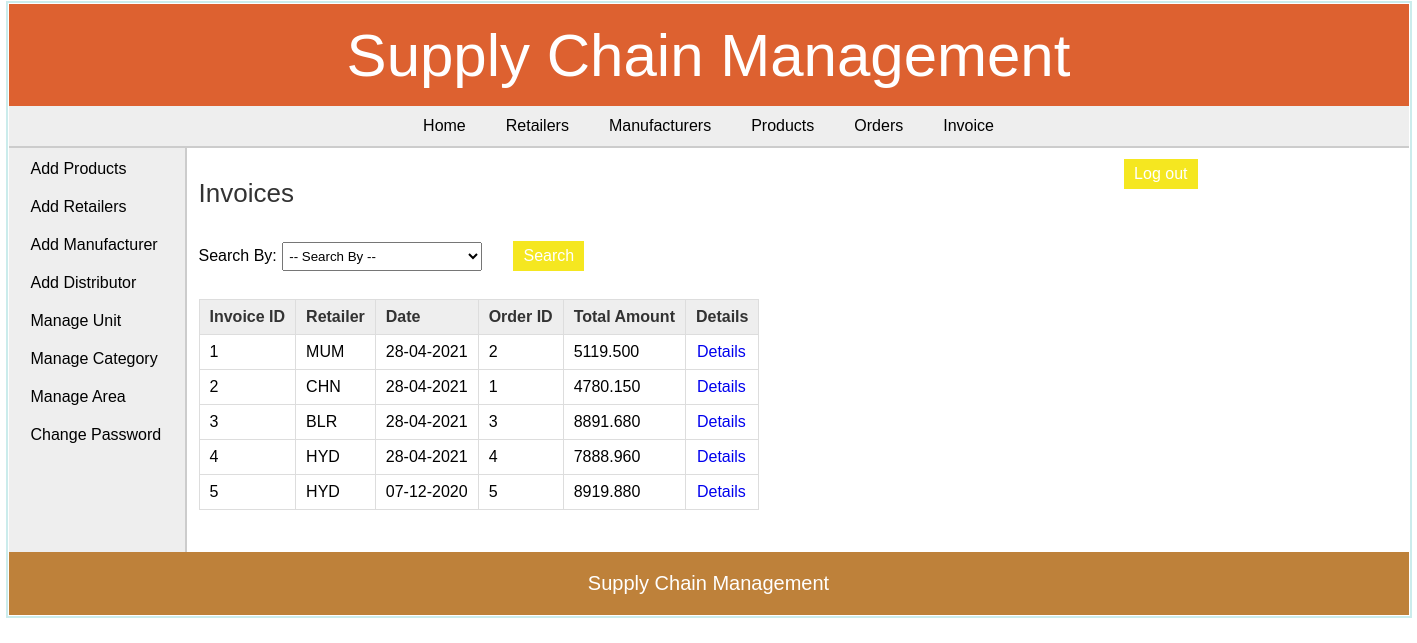
Page /admin/view_invoice.php (signed in) on the committed database.
### tables this page shows
CREATE TABLE `invoice` (
  `invoice_id` int(11) NOT NULL,
  `order_id` int(11) NOT NULL,
  `retailer_id` int(11) NOT NULL,
  `dist_id` int(11) NOT NULL,
  `date` date NOT NULL,
  `total_amount` decimal(10,3) NOT NULL,
  `comments` text DEFAULT NULL
);

CREATE TABLE `area` (
  `area_id` int(11) NOT NULL,
  `area_name` varchar(50) NOT NULL,
  `area_code` varchar(10) NOT NULL
);

### admin/view_invoice.php (the view, shortened to what this page needs)
<?php
	require("../includes/config.php");
		if(isset($_SESSION['admin_login'])) {
			$error = "";
			if($_SERVER['REQUEST_METHOD'] == "POST") {
				if(isset($_POST['cmbFilter'])) {
					if(!empty($_POST['txtInvoiceId'])) {
						$result = validate_number($_POST['txtInvoiceId']);
						if($result == 1) {
							$invoice_id = $_POST['txtInvoiceId'];
							$query_selectInvoice = "SELECT * FROM invoice,retailer,area WHERE invoice.retailer_id=retailer.retailer_id AND retailer.area_id=area.area_id AND invoice_id='$invoice_id'";
							$result_selectInvoice = mysqli_query($con,$query_selectInvoice);
							$row_selectInvoice = mysqli_fetch_array($result_selectInvoice);
							if(empty($row_selectInvoice)){
							   $error = "* No invoice was found with this ID";
							}
							else {
								mysqli_data_seek($result_selectInvoice,0);
							}
						}
						else {
							$error = "* Invalid ID";
						}
					}
					else if(!empty($_POST['txtOrderId'])) {
						$result = validate_number($_POST['txtOrderId']);
						if($result == 1) {
							$order_id = $_POST['txtOrderId'];
							$query_selectInvoice = "SELECT * FROM invoice,retailer,area WHERE invoice.retailer_id=retailer.retailer_id AND retailer.area_id=area.area_id AND order_id='$order_id'";
							$result_selectInvoice = mysqli_query($con,$query_selectInvoice);
							$row_selectInvoice = mysqli_fetch_array($result_selectInvoice);
							if(empty($row_selectInvoice)){
							   $error = "* No invoice was found with this ID";
							}
							else {
								mysqli_data_seek($result_selectInvoice,0);
							}
						}
						else {
							$error = "* Invalid ID";
						}
					}
					else if(!empty($_POST['cmbRetailer'])) {
						$retailer_id = $_POST['cmbRetailer'];
						$query_selectInvoice = "SELECT * FROM invoice,retailer,area WHERE invoice.retailer_id=retailer.retailer_id AND retailer.area_id=area.area_id AND invoice.retailer_id='$retailer_id' ORDER BY invoice_id DESC";
						$result_selectInvoice = mysqli_query($con,$query_selectInvoice);
						$row_selectInvoice = mysqli_fetch_array($result_selectInvoice);
						if(empty($row_selectInvoice)){
						   $error = "* No invoice was found of the selected Retailer";
						}
						else {
							mysqli_data_seek($result_selectInvoice,0);
						}
					}
					else if(!empty($_POST['txtDate'])) {
						$date = $_POST['txtDate'];
						$query_selectInvoice = "SELECT * FROM invoice,retailer,area WHERE invoice.retailer_id=retailer.retailer_id AND retailer.area_id=area.area_id AND invoice.date='$date'";
						$result_selectInvoice = mysqli_query($con,$query_selectInvoice);
						$row_selectInvoice = mysqli_fetch_array($result_selectInvoice);
						if(empty($row_selectInvoice)){
						   $error = "* No invoice was found with the selected Date";
						}
						else {
							mysqli_data_seek($result_selectInvoice,0);
						}
					}
					else {
						$error = "* Please enter the data to search for.";
					}
				}
				else {
					$error = "Please choose an option to search for.";
				}
			}
			else {
				$query_selectInvoice = "SELECT * FROM invoice,retailer,area WHERE invoice.retailer_id=retailer.retailer_id AND retailer.area_id=area.area_id";
				$result_selectInvoice = mysqli_query($con,$query_selectInvoice);
			}
		}
		else {
			header('Location:../index.php');
		}
?>
<!DOCTYPE html>
<html>
<head>
	<link rel="stylesheet" href="../includes/main_style.css" >
	<link rel="stylesheet" href="css/smoothness/jquery-ui.css">
</head>
<body>
	<?php
		include("../includes/header.inc.php");
		include("../includes/nav_admin.inc.php");
		include("../includes/aside_admin.inc.php");
	?>
	<section>
		<h1>Invoices</h1>
		<form action="" method="POST" class="form">
		Search By:
		<div class="input-box">
		<select name="cmbFilter" id="cmbFilter">
		<option value="" disabled selected>-- Search By --</option>
		</select>
		</div>
		<div class="input-box"> <input type="text" name="txtInvoiceId" id="txtInvoiceId" style="display:none;" /> </div>
		<div class="input-box"> <input type="text" name="txtOrderId" id="txtOrderId" style="display:none;" /> </div>
		<div class="input-box">
		</div>
		<div class="input-box"> <input type="text" id="datepicker" name="txtDate" style="display:none;"/> </div>
		<input type="submit" class="submit_button" value="Search" /> <span class="error_message"> <?php echo $error; ?> </span>
		</form>
		<form action="" method="POST" class="form">
		<table class="table_displayData" style="margin-top:20px;">
			<tr>
				<th> Invoice ID </th>
				<th> Retailer </th>
				<th> Date </th>
				<th> Order ID </th>
				<th> Total Amount </th>
				<th> Details </th>
			</tr>
			<?php while($row_selectInvoice = mysqli_fetch_array($result_selectInvoice)) { ?>
			<tr>
				<td> <?php echo $row_selectInvoice['invoice_id']; ?> </td>
				<td> <?php echo $row_selectInvoice['area_code']; ?> </td>
				<td> <?php echo date("d-m-Y",strtotime($row_selectInvoice['date'])); ?> </td>
				<td> <?php echo $row_selectInvoice['order_id']; ?> </td>
				<td> <?php echo $row_selectInvoice['total_amount']; ?> </td>
				<td> <a href="view_invoice_items.php?id=<?php echo $row_selectInvoice['invoice_id']; ?>">Details</a> </td>
			</tr>
			<?php } ?>
		</table>
		</form>
	</section>
	<?php
		include("../includes/footer.inc.php");
	?>
</body>
</html>

### includes/main_style.css (style rules this page uses)
* { font-family: arial,sans-serif; margin:0px; padding:1px; }
body { width:1400px; margin:auto; border:2px solid #cbecec; }
a { text-decoration:none; }
.input-box { display:inline-block; margin:5px 0px; }
.input-box select { padding:5px 2px; width:200px; margin:auto; }
.submit_button { font-size:16px; margin-top:20px; margin-right:20px; padding:6px 10px; background-color:#f5e720; border:none; color:white; }
.error_message { margin-left:5px; color:red; }
section { width:1000px; padding:10px; padding-bottom:40px; }
section h1 { margin-bottom:10px; font-weight:normal; color:#333; font-size: 26px; }
table { border-collapse: collapse; }
.table_displayData td, .table_displayData th { border:1px solid #ddd; padding: 8px 10px; text-align: left; }
.table_displayData th { background-color:#eee; color:#333; }

### rows in the picture
invoice: invoice_id "1", area.area_code "MUM", date "28-04-2021", order "2", total_amount "5119.500"
invoice: invoice_id "2", area.area_code "CHN", date "28-04-2021", order "1", total_amount "4780.150"
invoice: invoice_id "3", area.area_code "BLR", date "28-04-2021", order "3", total_amount "8891.680"
invoice: invoice_id "4", area.area_code "HYD", date "28-04-2021", order "4", total_amount "7888.960"
invoice: invoice_id "5", area.area_code "HYD", date "07-12-2020", order "5", total_amount "8919.880"
